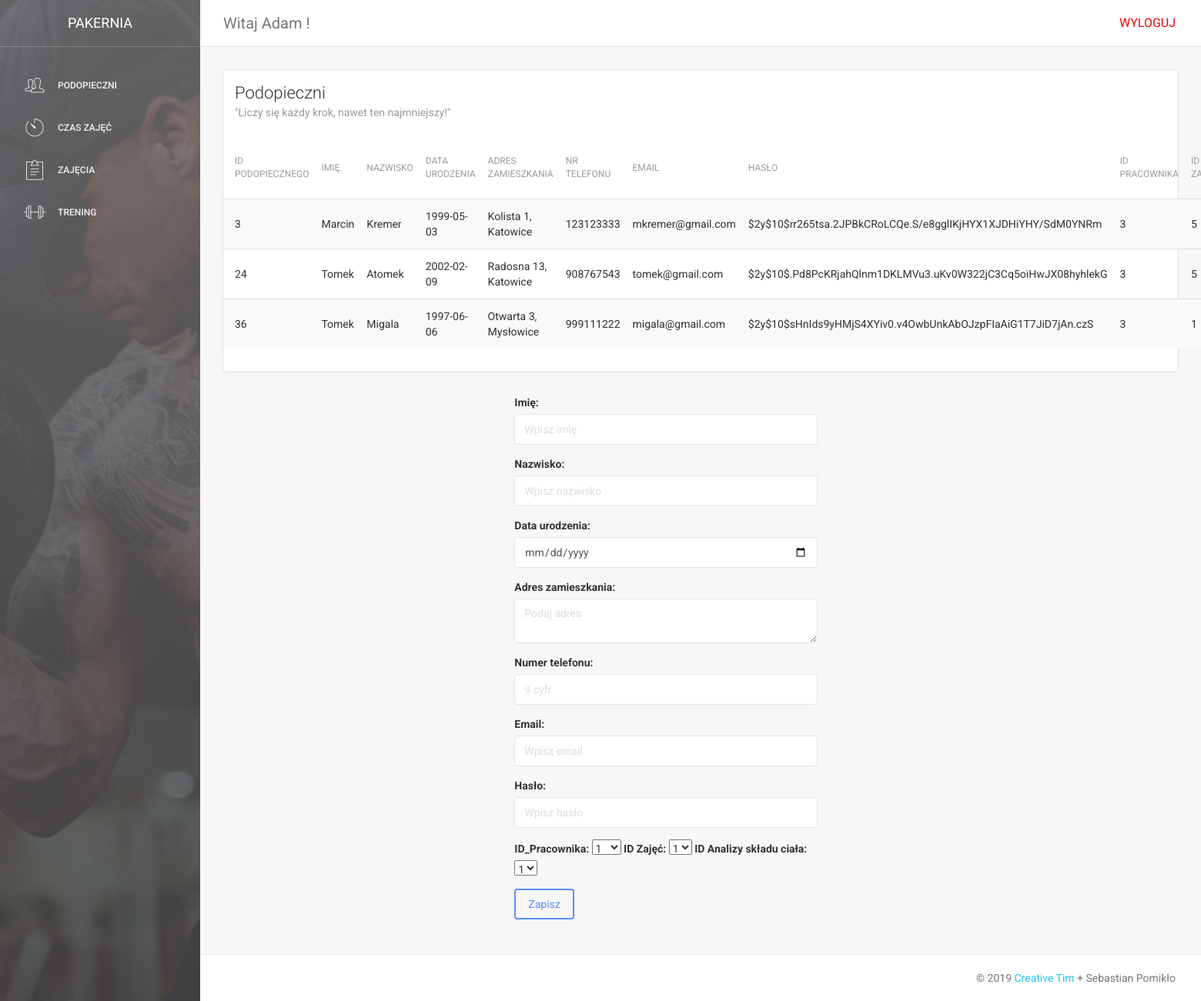
Page /SILOWNIA/podopieczni.php (signed in) on the committed database.
### tables this page shows
CREATE TABLE `podopieczni` (
  `ID_Podopiecznego` int(10) NOT NULL,
  `Imie` varchar(50) NOT NULL,
  `Nazwisko` varchar(50) NOT NULL,
  `Data_urodzenia` date NOT NULL,
  `Adres_zamieszkania` varchar(100) NOT NULL,
  `Numer_telefonu` int(9) NOT NULL,
  `Email` varchar(30) NOT NULL,
  `Haslo` varchar(255) NOT NULL,
  `ID_Pracownika` int(10) NOT NULL,
  `ID_Zajec` int(10) NOT NULL,
  `ID_Analizy_skladu_ciala` int(11) NOT NULL
);

### SILOWNIA/processpodopieczni.php (called while the page is built, shortened)
<?php
   $update = false;
   $imie = '';
   $nazwisko = '';
   $data = '';
   $email = '';
   $haslo = '';
   $adres ='';
   $tel = '';
   ?>

### SILOWNIA/podopieczni.php (the view, shortened to what this page needs)
<?php
   include_once("inc/headnav.php");
   require_once 'processpodopieczni.php'; ?>
<div class="content">
   <div class="container-fluid">
      <div class="row">
         <div class="col-md-12">
            <div class="card">
               <div class="header">
                  <h4 class="title">Podopieczni</h4>
                  <p class="category">"Liczy się każdy krok, nawet ten najmniejszy!"</p>
               </div>
               <div class="content table-responsive table-full-width">
                  <?php
                     $id = $_SESSION["ID_Pracownika"];
                     $sql = "SELECT * FROM podopieczni WHERE ID_Pracownika = $id";
                     $result = $polaczenie->query($sql);
                     if($result->num_rows > 0){
                         echo "<table class='table table-hover table-striped'>";
                         echo "<thead>";
                         echo "<th>ID Podopiecznego</th>";
                         echo "<th>Imię</th>";
                         echo "<th>Nazwisko</th>";
                         echo "<th>Data urodzenia</th>";
                         echo "<th>Adres zamieszkania</th>";
                         echo "<th>Nr telefonu</th>";
                         echo "<th>Email</th>";
                         echo "<th>Hasło</th>";
                         echo "<th>ID Pracownika</th>";
                         echo "<th>ID Zajęć</th>";
                         echo "</thead>";
                         echo "<tbody>";
                                 while ($row = $result->fetch_assoc()): ?>
                  <tr>
                     <td><?php echo $row['ID_Podopiecznego']; ?></td>
                     <td><?php echo $row['Imie']; ?></td>
                     <td><?php echo $row['Nazwisko']; ?></td>
                     <td><?php echo $row['Data_urodzenia']; ?></td>
                     <td><?php echo $row['Adres_zamieszkania']; ?></td>
                     <td><?php echo $row['Numer_telefonu']; ?></td>
                     <td><?php echo $row['Email']; ?></td>
                     <td><?php echo $row['Haslo']; ?></td>
                     <td><?php echo $row['ID_Pracownika']; ?></td>
                     <td><?php echo $row['ID_Zajec']; ?></td>
                  </tr>
                  <?php endwhile; ?>
                  <?php echo "</tbody>";
                     echo "</table>";
                                 }
                         ?>
               </div>
            </div>
         </div>
         <div class="row col-md-4 px-2 text-center"></div>
         <div class="row justify-content-center col-md-4">
            <form action="processpodopieczni.php" method="POST">
               <div class="form-group">
                  <label for="imie">Imię:</label>
                  <input type="text" name="imie" class="form-control" required placeholder="Wpisz imię" value="<?php echo $imie; ?>">
               </div>
               <div class="form-group">
                  <label for="nazwisko">Nazwisko:</label>
                  <input type="text" name="nazwisko" class="form-control" required placeholder="Wpisz nazwisko" value="<?php echo $nazwisko;?>">
               </div>
               <div class="form-group">
                  <label for="data">Data urodzenia:</label>
                  <input type="date" name="data" class="form-control" required value="<?php echo $data;?>">
               </div>
               <div class="form-group">
                  <label for="adres">Adres zamieszkania:</label>
                  <textarea name="adres" id="adres" cols="10" rows="2" class="form-control" required placeholder="Podaj adres" value="<?php echo $adres; ?>"></textarea>
               </div>
               <div class="form-group">
                  <label for="tel">Numer telefonu:</label>
                  <input type="tel" name="tel" class="form-control" required placeholder="9 cyfr" value="<?php echo $tel; ?>">
               </div>
               <div class="form-group">
                  <label for="email">Email:</label>
                  <input type="email" name="email" class="form-control" required placeholder="Wpisz email" value="<?php echo $email; ?>">
               </div>
               <div class="form-group">
                  <label for="haslo">Hasło:</label>
                  <input type="password" name="haslo" class="form-control" required placeholder="Wpisz hasło" value="<?php echo $haslo; ?>">
               </div>
               <?php
               require('inc/database.php');
                  $query1 = "SELECT DISTINCT ID_Pracownika FROM pracownicy";
                  $result1 = mysqli_query($polaczenie, $query1);
                  $query2 = "SELECT DISTINCT ID_Zajec FROM zajecia";
                  $result2 = mysqli_query($polaczenie, $query2);
                  $query3 = "SELECT  DISTINCT ID_Analizy_skladu_ciala FROM analiza";
                  $result3 = mysqli_query($polaczenie, $query3);?>
               <div class="form-group">
                  <label for="id1">ID_Pracownika:</label>
                  <select name="id1" id="id1">
                     <?php while($row = mysqli_fetch_array($result1)):;?>
                     <option value="<?php echo $row['ID_Pracownika']?>"><?php echo $row['ID_Pracownika']?></option>
                     <?php endwhile;?>
                  </select>
                  <label for="id2">ID Zajęć:</label>
                  <select name="id2" id="id2">
                     <?php while($row = mysqli_fetch_array($result2)):;?>
                     <option value="<?php echo $row['ID_Zajec']?>"><?php echo $row['ID_Zajec']?></option>
                     <?php endwhile;?>
                  </select>
                  <label for="id3">ID Analizy składu ciała:</label>
                  <select name="id3" id="id3">
                     <?php while($row = mysqli_fetch_array($result3)):;?>
                     <option value="<?php echo $row['ID_Analizy_skladu_ciala']?>"><?php echo $row['ID_Analizy_skladu_ciala']?></option>
                     <?php endwhile;?>
                  </select>
               </div>
               <div class="form-group">
                  <?php
                     if($update == true):
                      ?>
                  <button type="submit" class="btn btn-info" name="update">Aktualizuj</button>
                  <?php else: ?>
                  <button type="submit" class="btn btn-primary" name="save">Zapisz</button>
                  <?php endif; ?>
               </div>
            </form>
         </div>
         <div class="row col-md-4 px-2">
         </div>
      </div>
   </div>
</div>
<?php
   include_once('inc/footer.php');
   ?>

### rows in the picture
podopieczni: ID_Podopiecznego "3", Imie "Marcin", Nazwisko "Kremer", Data_urodzenia "1999-05-03", Adres_zamieszkania "Kolista 1, Katowice", Numer_telefonu "123123333", Email "mkremer@gmail.com", Haslo "$2y$10$rr265tsa.2JPBkCRoLCQe.S/e8gglIKjHYX1XJDHiYHY/SdM0YNRm", ID_Pracownika "3", ID_Zajec "5"
podopieczni: ID_Podopiecznego "24", Imie "Tomek", Nazwisko "Atomek", Data_urodzenia "2002-02-09", Adres_zamieszkania "Radosna 13, Katowice", Numer_telefonu "908767543", Email "tomek@gmail.com", Haslo "$2y$10$.Pd8PcKRjahQlnm1DKLMVu3.uKv0W322jC3Cq5oiHwJX08hyhlekG", ID_Pracownika "3", ID_Zajec "5"
podopieczni: ID_Podopiecznego "36", Imie "Tomek", Nazwisko "Migala", Data_urodzenia "1997-06-06", Adres_zamieszkania "Otwarta 3, Mysłowice", Numer_telefonu "999111222", Email "migala@gmail.com", Haslo "$2y$10$sHnIds9yHMjS4XYiv0.v4OwbUnkAbOJzpFIaAiG1T7JiD7jAn.czS", ID_Pracownika "3", ID_Zajec "1"

### other values in the picture
$_SESSION['Imie'] "Adam"
form field id1 "1"
form field id2 "1"
form field id3 "1"
